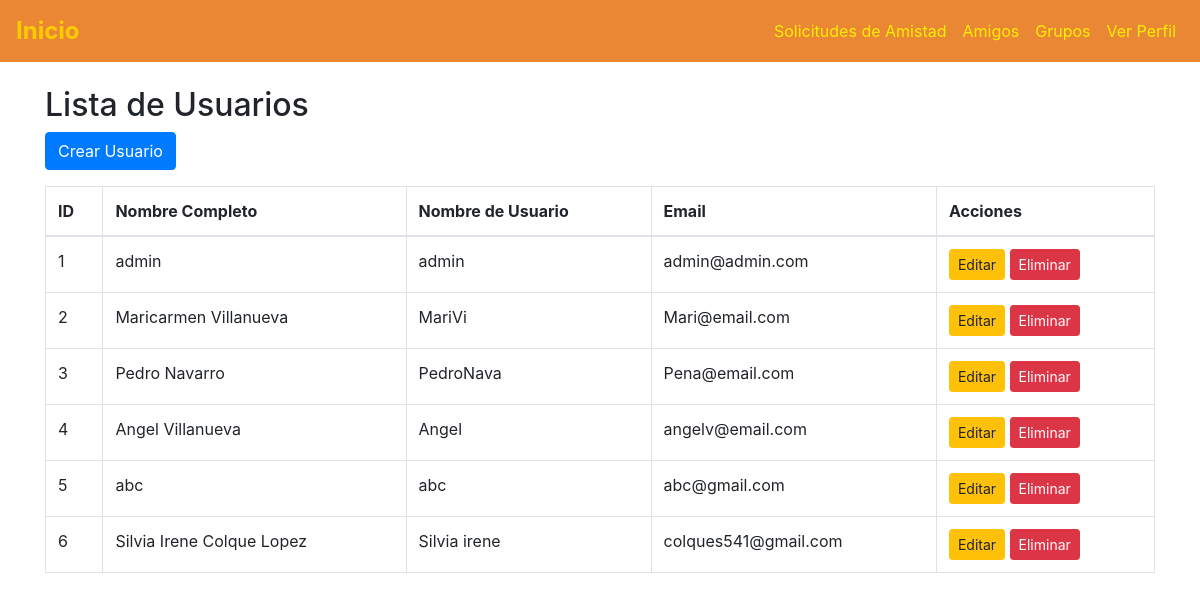
Screenshot of /inicio/usuarios/ with the database file from the repository.
### inicio/models.py (models this page shows, shortened)
class Usuario(AbstractBaseUser, PermissionsMixin):
    email = models.EmailField(unique=True)  # Email único para el usuario
    nombres = models.CharField(max_length=100)  # Nombres del usuario
    nombre_usuario = models.CharField(max_length=100, unique=True)  # Nombre de usuario único
    is_staff = models.BooleanField(default=False)  # Permite acceso al admin
    is_active = models.BooleanField(default=True)  # Marca si el usuario está activo
    last_login = models.DateTimeField(null=True, blank=True)  # Fecha del último inicio de sesión
    groups = models.ManyToManyField(
        'auth.Group',
        related_name='%(class)s_set',  # `related_name` único para este modelo
        blank=True,
        help_text='The groups this user belongs to.',
        verbose_name='groups'
    )
    user_permissions = models.ManyToManyField(
        'auth.Permission',
        related_name='%(class)s_permissions',  # `related_name` único para este modelo
        blank=True,
        help_text='Specific permissions for this user.',
        verbose_name='user permissions'
    )
    objects = UsuarioManager()  # Asigna el manager personalizado
    USERNAME_FIELD = 'email'  # Campo utilizado para el inicio de sesión
    REQUIRED_FIELDS = ['nombres', 'nombre_usuario']  # Campos requeridos al crear un superusuario

### inicio/views.py (the view)
# urls.py: path('usuarios/', views.lista_usuarios, name='lista_usuarios'),
def lista_usuarios(request):
    usuarios = Usuario.objects.all()  # Obtiene todos los usuarios
    return render(request, 'lista_usuarios.html', {'usuarios': usuarios})

### inicio/templates/lista_usuarios.html
{% extends 'base.html' %}
{% block content %}
<div class="container mt-4">
    <h2>Lista de Usuarios</h2>
    <a href="{% url 'crear_usuario' %}" class="btn btn-primary mb-3">Crear Usuario</a>
    <table class="table table-bordered">
        <thead>
            <tr>
                <th>ID</th>
                <th>Nombre Completo</th>
                <th>Nombre de Usuario</th>
                <th>Email</th>
                <th>Acciones</th>
            </tr>
        </thead>
        <tbody>
            {% for usuario in usuarios %}
            <tr>
                <td>{{ usuario.id }}</td>
                <td>{{ usuario.nombres }}</td>
                <td>{{ usuario.nombre_usuario }}</td>
                <td>{{ usuario.email }}</td>
                <td>
                    <a href="{% url 'editar_usuario' usuario.id %}" class="btn btn-warning btn-sm">Editar</a>
                    <a href="{% url 'eliminar_usuario' usuario.id %}" class="btn btn-danger btn-sm">Eliminar</a>
                </td>
            </tr>
            {% endfor %}
        </tbody>
    </table>
</div>
{% endblock %}

### rows the page displays
Usuario: id "1", nombres "admin", nombre_usuario "admin", email "admin@admin.com"
Usuario: id "2", nombres "Maricarmen Villanueva", nombre_usuario "MariVi", email "Mari@email.com"
Usuario: id "3", nombres "Pedro Navarro", nombre_usuario "PedroNava", email "Pena@email.com"
Usuario: id "4", nombres "Angel Villanueva", nombre_usuario "Angel", email "angelv@email.com"
Usuario: id "5", nombres "abc", nombre_usuario "abc", email "abc@gmail.com"
Usuario: id "6", nombres "Silvia Irene Colque Lopez", nombre_usuario "Silvia irene", email "colques541@gmail.com"
